Frame 1 (no input): blank canvas, image omitted
Frame 60 (no input): blank canvas, image omitted
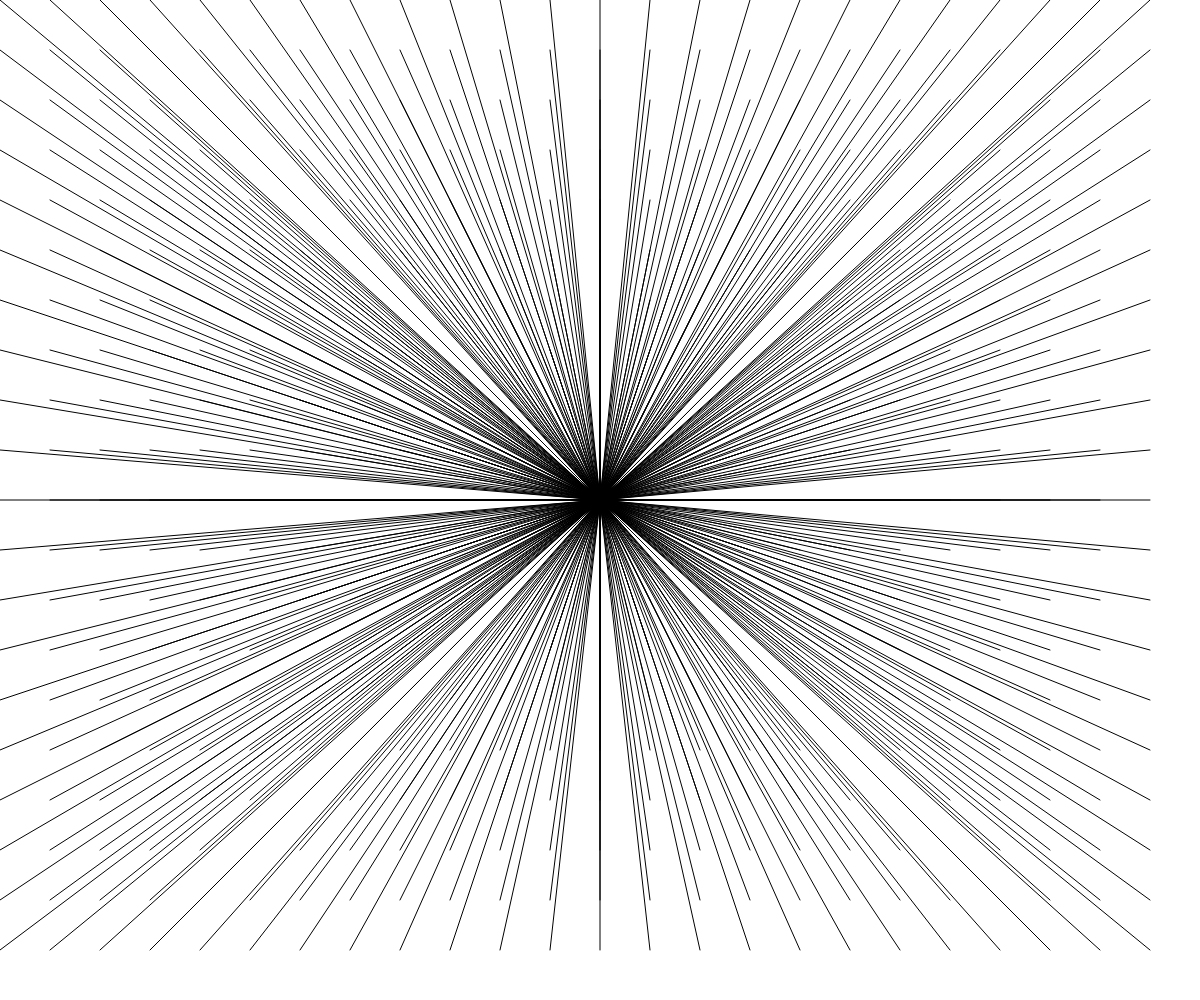
Frame 120 (the mouse pressed at the canvas centre since frame 60)

The p5.js sketch whose frames 1 and 60 were blank and that drew this single picture after the mouse press (run headless with seeded random() and noise() and a simulated clock; from frame 60 on, the mouse is pressed at the canvas centre):

// p5.js sketch
// ── sketch.js
/*
<><><><><><><><><><><><><><><><><><><><><><><><><><><><><><><><><><><><><><><><><><><><>
 Exploring multiple patterns with the same loop structure

 This sketch uses one nested FOR loop over the
 same values, but creates different patterns depending 
 on how it uses those values to draw shapes.
 
 Clicking the mouse changes the pattern that's drawn.

 <><><><><><><><><><><><><><><><><><><><><><><><><><><><><><><><><><><><><><><><><><><><>
 */

// variable to set the amount values change between each loop
const spacing = 50;

// variable to track which pattern to draw
let pattern = 0;
 
 function setup() 
 {
   createCanvas(windowWidth, windowHeight);
 }
 
 function draw() 
 {
    background("white");
    noFill();
    strokeWeight(1);
 
   // for loop drawing squares
   for (let x = 0; x < width; x = x + spacing) 
   {
    for (let y = 0; y < height; y = y + spacing) 
    {
      // conditional switch depending on the value of pattern
    
      if(pattern === 0) {
        // first pattern: scaling squares

        // draw squares bigger as mouse moves down
        let size = mouseY/height * spacing;
        square(x, y, size);
        
      } 
      else if(pattern === 1) {
        // second pattern: lines

        // draw lines from mouseX and mouseY to 
        // each point (x, y)
        line(mouseX, mouseY, x, y);
      } 
      else if(pattern === 2) {
        // third pattern: scaling + moving circles
        let scale = height/mouseY * 2;
        let size = (height - y) * scale
        circle(x, mouseY, size);
      } 
  
    }
   }
 
 }

 // increment the pattern number when the mouse is pressed
 function mousePressed() {
  pattern += 1;
  if(pattern >= 3) {
    pattern = 0
  }
 }
